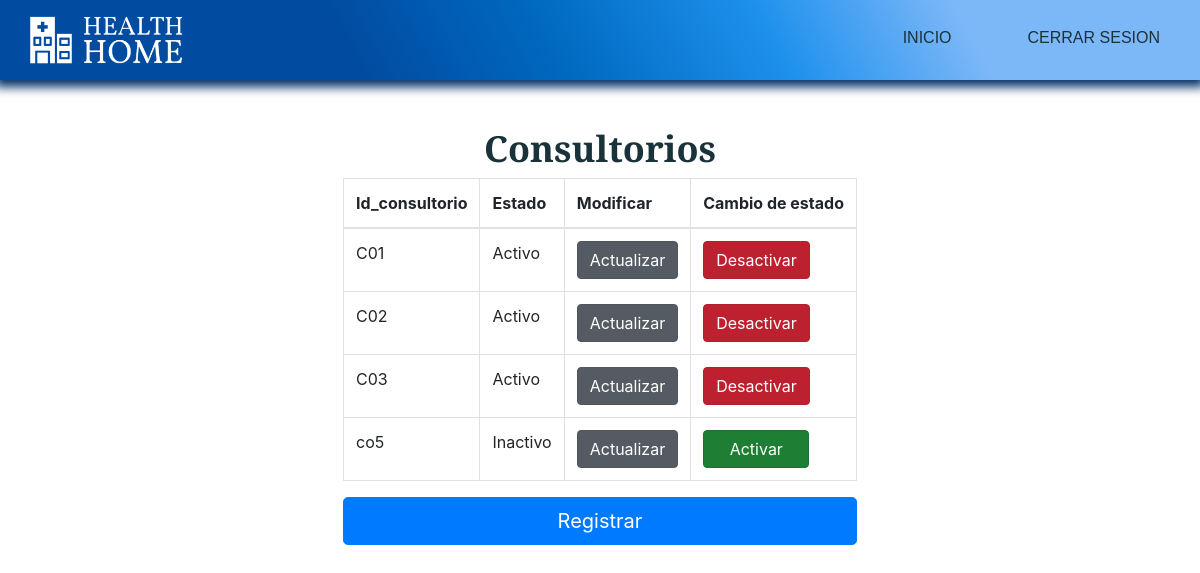
The app's page /index.php?c=Administrador&a=gestion_consult, older data.
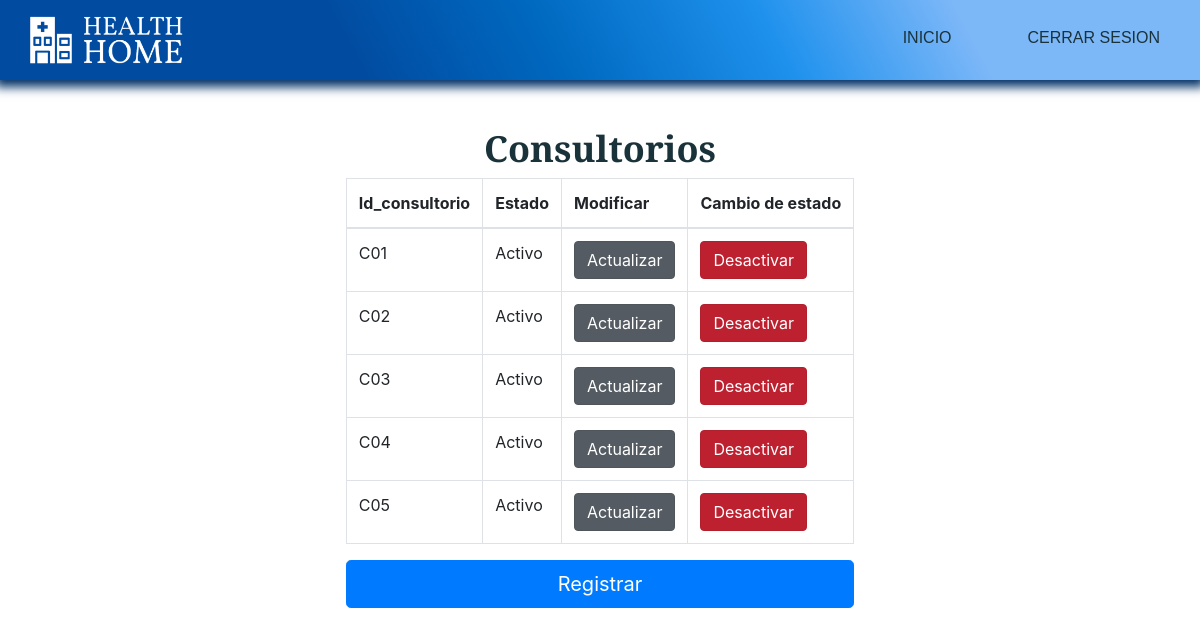
The same page, newer data.
### tables this page shows
CREATE TABLE `consultorios` (
  `id_consultorios` varchar(3) NOT NULL,
  `estado_consult` tinyint(1) NOT NULL,
  `create_consult` datetime NOT NULL DEFAULT current_timestamp()
);

### controllers/Administrador.php (called while the page is built, shortened)
<?php
	class AdministradorController {
		public function __construct(){
			require_once "models/AdministradorModel.php";
		}
		public function gestion_consult(){
			$consult = new Administrador_model();
			$data["consultorios"] = $consult->get_consultorios();
			require_once "views/administrador/gestion_consult/gestion_consult.php";
		}
	}
?>

### config/database.php (called while the page is built)
<?php
	class Conectar {
		public static function conexion(){
			$conexion = new mysqli("localhost", "root", "", "clinica_health_home");
			return $conexion;
		}
	}
?>

### models/AdministradorModel.php (called while the page is built, shortened)
<?php
	class Administrador_model {
		private $db;
		private $consultorios;
		public function __construct(){
			$this->db = Conectar::conexion();
			$this->consultorios = array();
		}
		public function get_consultorios()
		{
			$sql = "SELECT * FROM consultorios";
			$resultado = $this->db->query($sql);
			while($row = $resultado->fetch_assoc())
			{
				$this->consultorios[] = $row;
			}
			return $this->consultorios;
		}
	}
?>

### views/administrador/gestion_consult/gestion_consult.php (the view, shortened to what this page needs)
<!DOCTYPE html>
<html lang="en">
<head>
    <link rel="stylesheet" href="assets/css/estilos.css">
    <link rel="stylesheet" href="https://stackpath.bootstrapcdn.com/bootstrap/4.4.1/css/bootstrap.min.css">
    <link rel="stylesheet" type="text/css" href="https://cdn.datatables.net/v/bs4/dt-1.10.20/datatables.min.css"/>
    <link rel="stylesheet" type="text/css" href="https://cdn.datatables.net/responsive/2.2.3/css/responsive.dataTables.min.css">
</head>
<body>
    <header>
        <div class="container__menu">
            <div class="logo">
                <img src="assets/images/Logo2.png" alt="">
            </div>
            <div class="menu">
                <nav id="nav">
                    <ul>
                        <li><a href="index.php?c=Administrador&a=index">Inicio</a></li>
                        <li><a href="">Cerrar sesion</a></li>
                    </ul>
                </nav>
            </div>
        </div>
    </header>
    <main>
        <div class="container__cover">
            <div class="cover">
                <div class="caja3">
                    <h1>Consultorios</h1>
                    <div class="row">
                        <div class="col-lg-12">
                            <table id="example" class="table table-bordered  display nowrap" cellspacing="0" width="100%">
                                <thead>
                                    <tr>
                                        <th>Id_consultorio</th>
                                        <th>Estado</th>
                                        <th>Modificar</th>
                                        <th>Cambio de estado</th>
                                    </tr>
                                </thead>
                                <tbody>
                                    <?php foreach ($data["consultorios"] as $dato) {
                                      if($dato["estado_consult"]==1){
                                        $estado="Activo";
                                        $url="index.php?c=Administrador&a=cambio_estado_1_consult&id=";
                                        $boton="class='btn btn-danger active' role='button' aria-pressed='true'>Desactivar</a>";
                                      }else{
                                        $estado="Inactivo";
                                        $url="index.php?c=Administrador&a=cambio_estado_2_consult&id=";
                                        $boton="class='btn btn-success active' role='button' aria-pressed='true'>&nbsp&nbsp&nbspActivar&nbsp&nbsp&nbsp</a>";
                                      }
                                      echo "<tr>";
                                      echo "<td>".$dato["id_consultorios"]."</td>";
                                      echo "<td>".$estado."</td>";
                                      echo "<td><a href='index.php?c=Administrador&a=actualizar_consult&id=".$dato["id_consultorios"]."' class='btn btn-secondary active' role='button' aria-pressed='true'>Actualizar</a></td>";
                                      echo "<td><a href='"."$url".$dato["id_consultorios"]."' ".$boton."</td>";
                                      echo "</tr>";
                                    }
                                    ?>
                                </tbody>
                            </table>
                        </div>
                    </div>
                    <a href="index.php?c=Administrador&a=nuevo_consult" class="btn btn-primary btn-lg btn-block" role="button" aria-pressed="true">Registrar</a>
                </div>
            </div>
        </div>
    </main>
</body>
</html>

Row changes from the older to the newer data that the page shows:
removed consultorios: id_consultorios "co5", estado_consult "Inactivo", shows "Activar"
added consultorios: id_consultorios "C04", estado_consult "Activo", shows "Desactivar"
added consultorios: id_consultorios "C05", estado_consult "Activo", shows "Desactivar"
